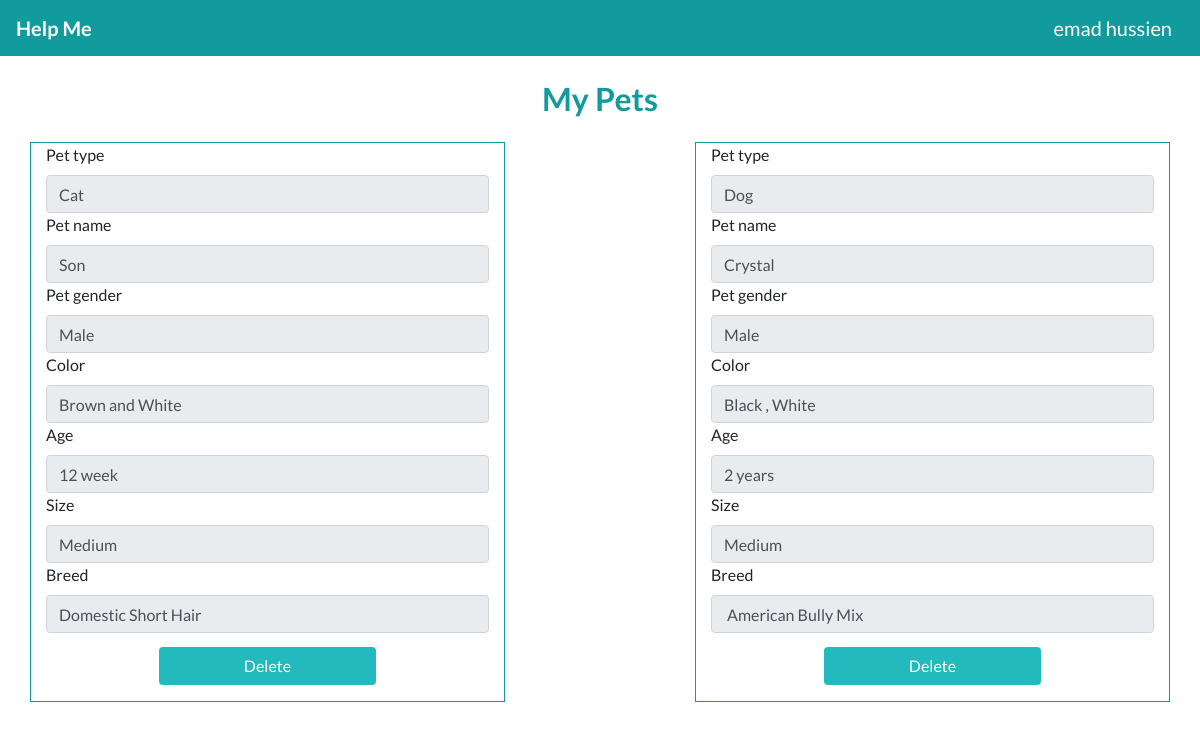
The app's page /editPets (signed in) with its own data.
### tables this page shows
CREATE TABLE pet(
	petID INTEGER PRIMARY KEY AUTOINCREMENT not null , 
	petName text not null ,
	age text not null ,
	gender text not null ,
	color text not null ,
	size text not null ,
	type text not null ,
	breed text not null ,
	user_id INTEGER REFERENCES user(Id)
);

### app.py (the view)
@app.route("/editPets" , methods = ["GET","POST"])
def editpets():
    conn = sqlite3.connect(currentdir + "\\users.db")
    c = conn.cursor()
    query = "SELECT *  from pet where user_id = {ID} ".format(ID = uInfo["ID"])
    cur = c.execute(query)
    pets = [dict(petID =row[0],petName=row[1], age=row[2], gender=row[3], color=row[4], size=row[5], type=row[6] , breed = row[7]) for row in cur.fetchall()]
    conn.close()
    userName = uInfo["fname"] + " " +uInfo["lname"]
    return render_template("editPets.html" , userName = userName , pets=pets)

### templates/editPets.html
{% extends "layout0.html" %}
{% block name %}
    {{userName}}
{% endblock %}
{% block content %}
<h5 style="text-align: center;font-weight: bold;font-size:xx-large; color: #119b9d; margin-top: 2%; margin-bottom: 2%;">My Pets</h5>
<div class="container">
        <form style="margin: 0%; " id="up" name="edit" action="/edited"  method="POST"  onsubmit="return dele();" enctype="multipart/form-data">
            <div class="row d-flex justify-content-between">
                {% for pet in pets %}
            <div class="form-group col-md-5" style="border: 1px solid #119b9d ; background-color: white;">
                <label for="exampleInputPassword1">Pet type</label>
                <input type="text" class="form-control" id="name" name="petName"  disabled value="{{pet['type']}}" >
                <label for="exampleInputPassword1">Pet name</label>
                <input type="text" class="form-control" id="name" name="petName"  disabled value="{{pet['petName']}}" >
                <label for="exampleInputPassword1">Pet gender</label>
                <input type="text" class="form-control" id="name" name="petName"  disabled value="{{pet['gender']}}" >
                <label for="exampleInputPassword1"> Color</label>
                <input type="text" class="form-control" id="color" name="color" disabled value="{{pet['color']}}">
                <label for="exampleInputPassword1">Age</label>
                <input type="text" class="form-control" id="age" name="age" disabled value="{{pet['age']}}">
                <label for="exampleInputPassword1">Size</label>
                <input type="text" class="form-control" id="age" name="age" disabled value="{{pet['size']}}">
                <label for="exampleInputPassword1"> Breed</label>
                <input type="text" class="form-control" id="breed" name="breed" disabled value="{{pet['breed']}}">
                <div class="form-row d-flex justify-content-center" style="margin-top: 3%;">
                    <div class="form-group col-md-6">
                        <button type="submit" class="btn" style="width: 100%; "  value="{{pet['petID']}}" name="delete">Delete</button>
                    </div>
                </div>
            </div>
            {% endfor %}
        </form>
    </div>
{% endblock %}

### static/index1.css (style rules this page uses)
html { height: 100%; }
body { font-family: lato; height: 100%; }
form { height: 100%; }
.btn { color: #fff; background-color:#22babd; border-color: none; }

### records on screen
pet: petName "Cat", petName "Son", petName "Male", color "Brown and White", age "12 week", age "Medium", breed "Domestic Short Hair", {{ pet['petID'] }} 1 (drawn)
pet: petName "Dog", petName "Crystal", petName "Male", color "Black , White", age "2 years", age "Medium", breed "American Bully Mix", {{ pet['petID'] }} 23 (drawn)

### other values on screen
{{ userName }} "emad hussien"
